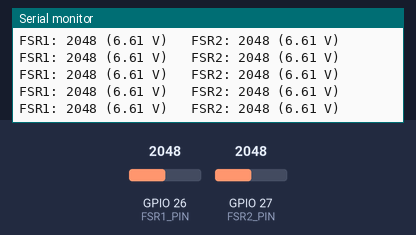
Simulated run of this sketch. Board: ESP32. Shown: the last lines printed to the serial monitor. The inputs (shaded band) are chosen by the test bench; at power-on: GPIO 26 (FSR1_PIN) = 2048, GPIO 27 (FSR2_PIN) = 2048.

Above: at 3.2 s.
3.3 s: GPIO 26 (FSR1_PIN) set to 2866
At 4.2 s:
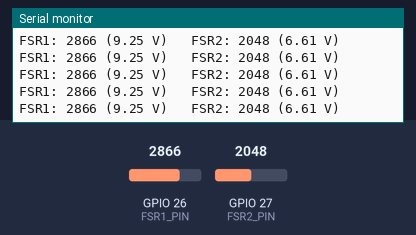
4.8 s: GPIO 27 (FSR2_PIN) set to 2866
At 5.6 s:
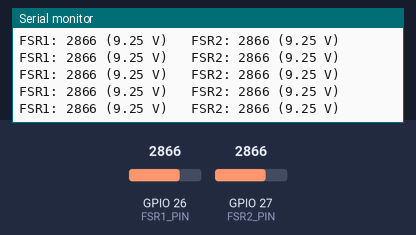
6.3 s: GPIO 26 (FSR1_PIN) set to 3603
At 7.2 s:
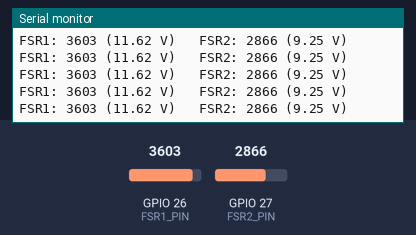
7.8 s: GPIO 27 (FSR2_PIN) set to 3603
At 8.5 s:
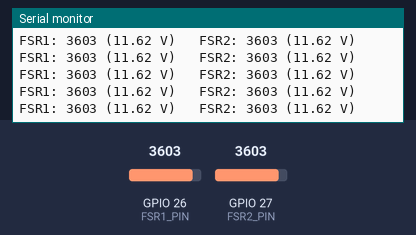
Timing chart, 0 to 10.3 s (numbered marks = the images above; inputs shaded):
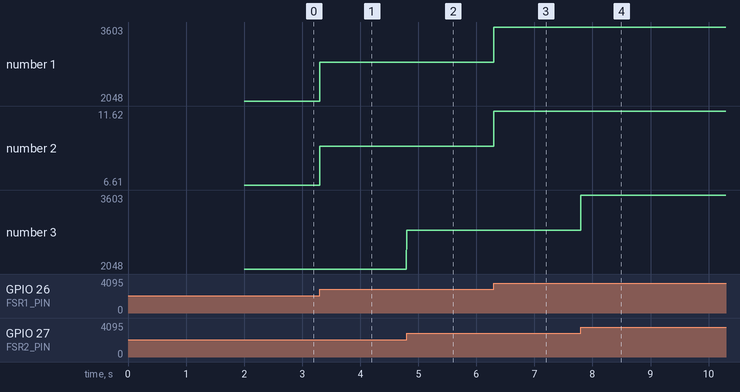

Measured:
- after the input at 3.3 s, the serial monitor: prints a new line at once (image 1)
- after the input at 4.8 s, the serial monitor: prints a new line at once (image 2)
- after the input at 6.3 s, the serial monitor: prints a new line at once (image 3)
- after the input at 7.8 s, the serial monitor: prints a new line at once (image 4)
- plotted number 1: 2048 → 2866 after the input at 3.3 s, 2866 → 3603 after the input at 6.3 s
- plotted number 2: 6.61 → 9.25 after the input at 3.3 s, 9.25 → 11.62 after the input at 6.3 s

The sketch:

FSR_Test.ino
```cpp
// This code is to test FSR readings for heel/toe strike events


//const int FSR1_PIN = 24; //Right heel (limit ~700)
//const int FSR2_PIN = 25; //Right toe (limit=~500)

const int FSR1_PIN = 26; //Left heel
const int FSR2_PIN = 27; //Left toe

void setup() {
  Serial.begin(115200);
  delay(2000);

  Serial.println("FSR reading started");
}

void loop() {
  int fsr1_raw = analogRead(FSR1_PIN);
  int fsr2_raw = analogRead(FSR2_PIN);

  // Convert to voltage (Teensy 4.1 uses 3.3V)
  float fsr1_voltage = fsr1_raw * (3.3 / 1023.0);
  float fsr2_voltage = fsr2_raw * (3.3 / 1023.0);

  Serial.print("FSR1: ");
  Serial.print(fsr1_raw);
  Serial.print(" (");
  Serial.print(fsr1_voltage, 2);
  Serial.print(" V)");

  Serial.print("   FSR2: ");
  Serial.print(fsr2_raw);
  Serial.print(" (");
  Serial.print(fsr2_voltage, 2);
  Serial.println(" V)");

  delay(5);
}
```
